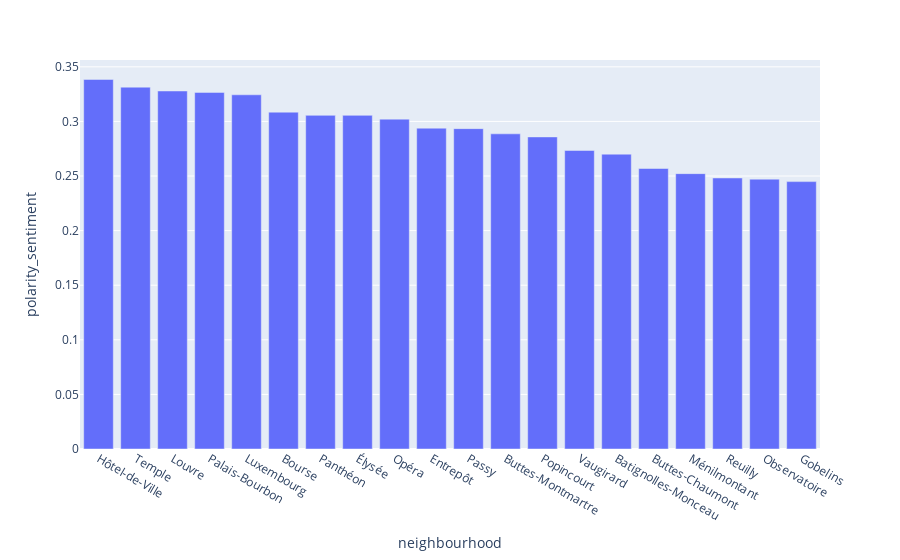

Notebook source saved alongside this figure:
### Code cell
# Average Polarity Analysis by neighbourhood
df_avg_pol = df_rev.copy()
df_avg_pol = df_avg_pol.groupby(['neighbourhood'])[['polarity_sentiment']].mean()
df_avg_pol = df_avg_pol.reset_index()
df_avg_pol = df_avg_pol.sort_values(["polarity_sentiment"], ascending=False)

# Bar Chart representing the average Price per Neighbourhood
fig = px.bar(df_avg_pol, x='neighbourhood', y='polarity_sentiment')
fig.show()

### Figure 1 — Plotly figure (JSON) as saved in the notebook; plotly's stock layout.template omitted (floating-point values rounded to 4 significant figures)
{"data": [{"alignmentgroup": "True", "hovertemplate": "neighbourhood=%{x}<br>polarity_sentiment=%{y}<extra></extra>", "legendgroup": "", "marker": {"color": "#636efa"}, "name": "", "offsetgroup": "", "orientation": "v", "showlegend": false, "textposition": "auto", "type": "bar", "x": ["Hôtel-de-Ville", "Temple", "Louvre", "Palais-Bourbon", "Luxembourg", "Bourse", "Panthéon", "Élysée", "Opéra", "Entrepôt", "Passy", "Buttes-Montmartre", "Popincourt", "Vaugirard", "Batignolles-Monceau", "Buttes-Chaumont", "Ménilmontant", "Reuilly", "Observatoire", "Gobelins"], "xaxis": "x", "y": [0.3384, 0.3314, 0.3279, 0.3266, 0.3244, 0.3085, 0.3056, 0.3056, 0.3021, 0.2938, 0.2934, 0.2886, 0.2858, 0.2734, 0.27, 0.2569, 0.2522, 0.2482, 0.2471, 0.2449], "yaxis": "y"}], "layout": {"barmode": "relative", "legend": {"tracegroupgap": 0}, "margin": {"t": 60}, "xaxis": {"anchor": "y", "domain": [0, 1], "title": {"text": "neighbourhood"}}, "yaxis": {"anchor": "x", "domain": [0, 1], "title": {"text": "polarity_sentiment"}}}}
